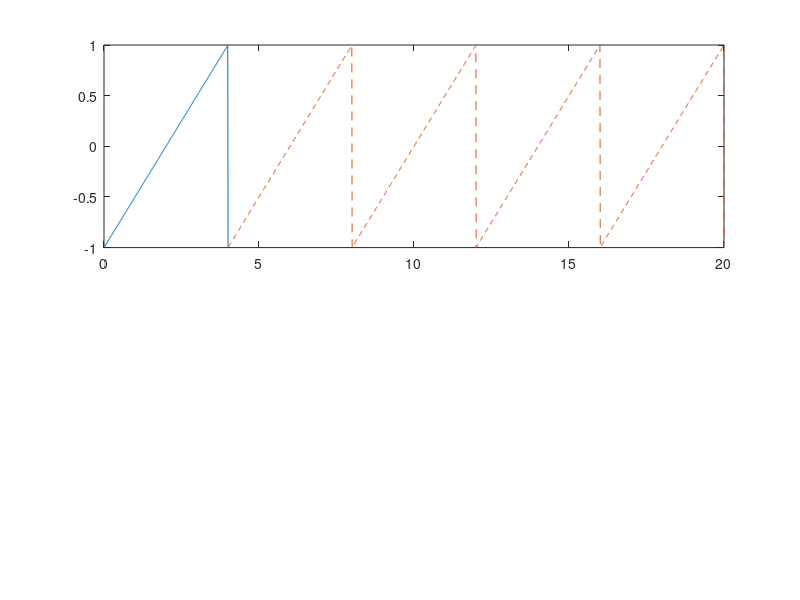

Source code (MATLAB): (Note: this script raises an error after producing the figure.)

t = linspace(0,20,2000);
y = sawtooth(2* pi * 0.25 * t);
% y(y <= -2/1000) = 0;
y1 = y;
y(t > 4 + 10/1000) = NaN;
y1(t <= 4 + 10/1000) = NaN;

clf;
subplot(211)
p1 = plot(t,y); hold on;
p2 = plot(t,y1,'--');
p2.Color = p1.Color;
ylabel('$h(x)$','Interpreter','latex');
xlabel('$x$','Interpreter','latex');
box off; xlim([0 14]); ylim([0 1])

subplot(212)
p1 = plot(t,t); hold on;
p2 = plot(t,t+2,'--');
p3 = plot(t,t+4,'--');
p2.Color = p1.Color;
p3.Color = p1.Color;
ylabel('$x$','Interpreter','latex');
xlabel('$t$','Interpreter','latex');
box off; xlim([0 4])
yline([2 4],'-',{' ','exitation area'},'Interpreter','latex')

% saving plots
textwidth = 13;
golden_ratio = (1 + sqrt(5)) / 2;
textheight = textwidth / golden_ratio;
figsize = [textwidth, textheight];

% Get latex font in ticks
h = findall(gcf,'Type','axes'); % An array if you have subplots
set(h, 'TickLabelInterpreter', 'latex')

% Set size and no crop
set(gcf, 'PaperUnits', 'centimeters', 'PaperSize', figsize);
set(gcf, 'PaperUnits', 'normalized', 'PaperPosition', [0, 0, 1, 1]);

print -dpdf ../doc/figures/ex2_3.pdf